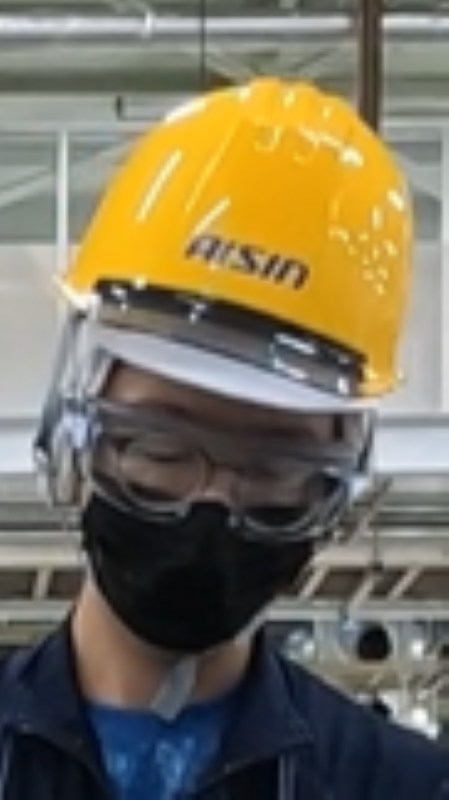
#> input picture 20240712/test/demo/test2_workman_zoom.png, 449 x 800 px
$ python split_image_into_cells.py
#> lines starting #> are read from the running program, lines starting #| are printed output that depends on the picture; after the words box and inside, x2 and y2 are one past the last pixel; in counts of white or black regions, pixels touching at a corner belong together
#> in main, image is the input picture: shape (800, 449, 3); mean B, G, R 90.7, 113, 121.3
import cv2
import numpy as np

def draw_grid(image, line_spacing=10, line_color=(0, 255, 0)):
    """
    画像に指定したピクセル間隔でグリッド線を描画する関数。

    :param image: 入力画像
    :param line_spacing: グリッド線の間隔（ピクセル単位）
    :param line_color: グリッド線の色 (BGR形式)
    :return: グリッド線が描画された画像
    """
#> called with line_spacing = 10, line_color = (0, 255, 0)
    img_h, img_w, _ = image.shape
#> img_h = 800; img_w = 449

    # 縦線を描画
    for x in range(0, img_w, line_spacing):
        cv2.line(image, (x, 0), (x, img_h), line_color, 1)
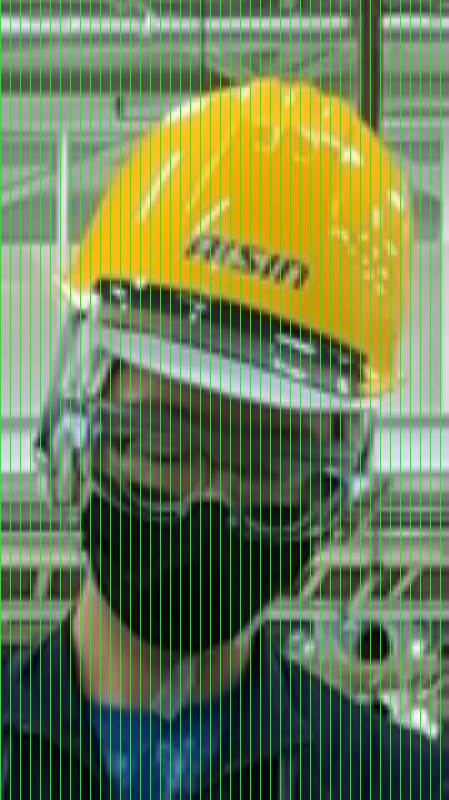
#> image: shape (800, 449, 3); 10.02% of pixels changed, all inside (x1, y1, x2, y2) = (0, 0, 441, 800)

    # 横線を描画
    for y in range(0, img_h, line_spacing):
        cv2.line(image, (0, y), (img_w, y), line_color, 1)
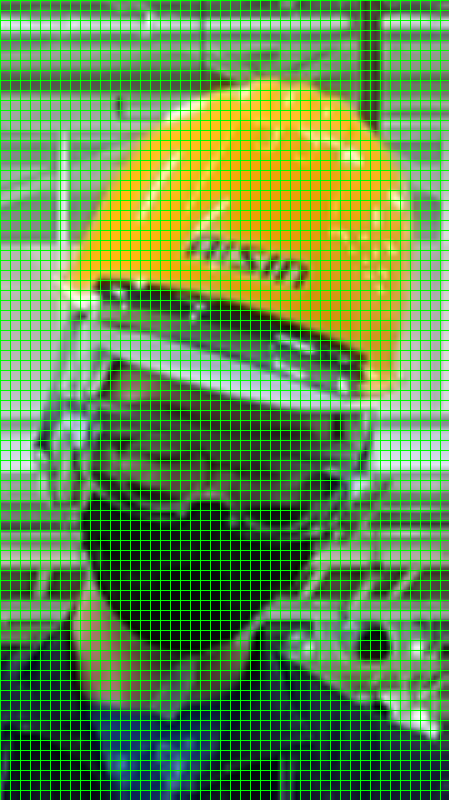
#> image: shape (800, 449, 3); 9% of pixels changed, all inside (x1, y1, x2, y2) = (1, 0, 449, 791)

    return image

def main(image_path, output_path, line_spacing=10):
    # 画像を読み込む
    image = cv2.imread(image_path)

    # グリッド線を描画
    image_with_grid = draw_grid(image, line_spacing)

    # 結果を保存
    cv2.imwrite(output_path, image_with_grid)
    print(f"Processed image with grid saved at {output_path}")

if __name__ == '__main__':
    image_path = 'test2_workman_zoom.png'  # Specify your input image path
    output_path = 'result_split_into_cells.png'  # Specify your output image path

    line_spacing = 10  # グリッド線の間隔を設定（ピクセル単位）

    main(image_path, output_path, line_spacing)

$ run again, with 20240712/test/demo/test1_workman.png copied over 20240712/test/demo/test2_workman_zoom.png
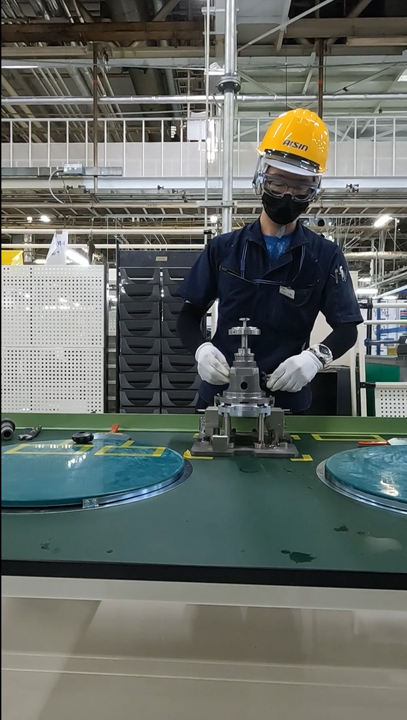
#> input picture 20240712/test/demo/test1_workman.png, 407 x 720 px
#> in main, image is the input picture: shape (720, 407, 3); mean B, G, R 101.1, 106.7, 100.9
#> after the loop in draw_grid, `for x in range(0, img_w, line_spacing):`:
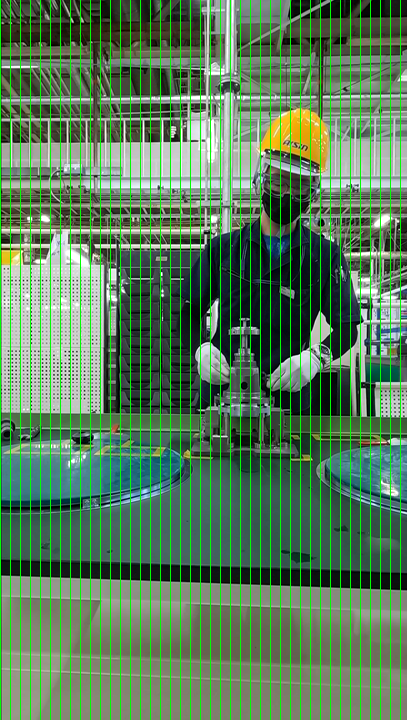
#> image: shape (720, 407, 3); 10.07% of pixels changed, all inside (x1, y1, x2, y2) = (0, 0, 401, 720)
#> after the loop in draw_grid, `for y in range(0, img_h, line_spacing):`:
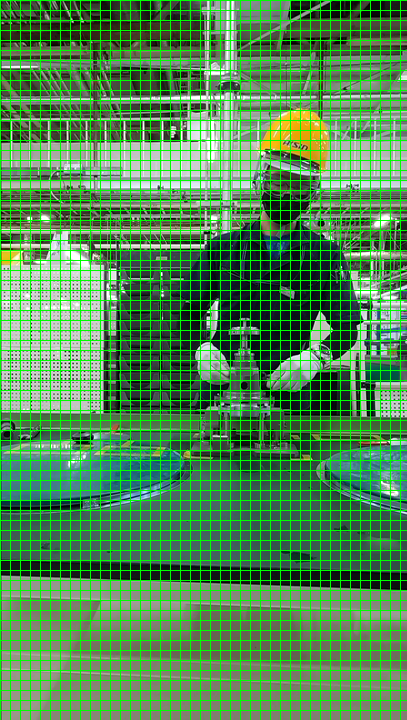
#> image: shape (720, 407, 3); 8.99% of pixels changed, all inside (x1, y1, x2, y2) = (1, 0, 407, 711)
